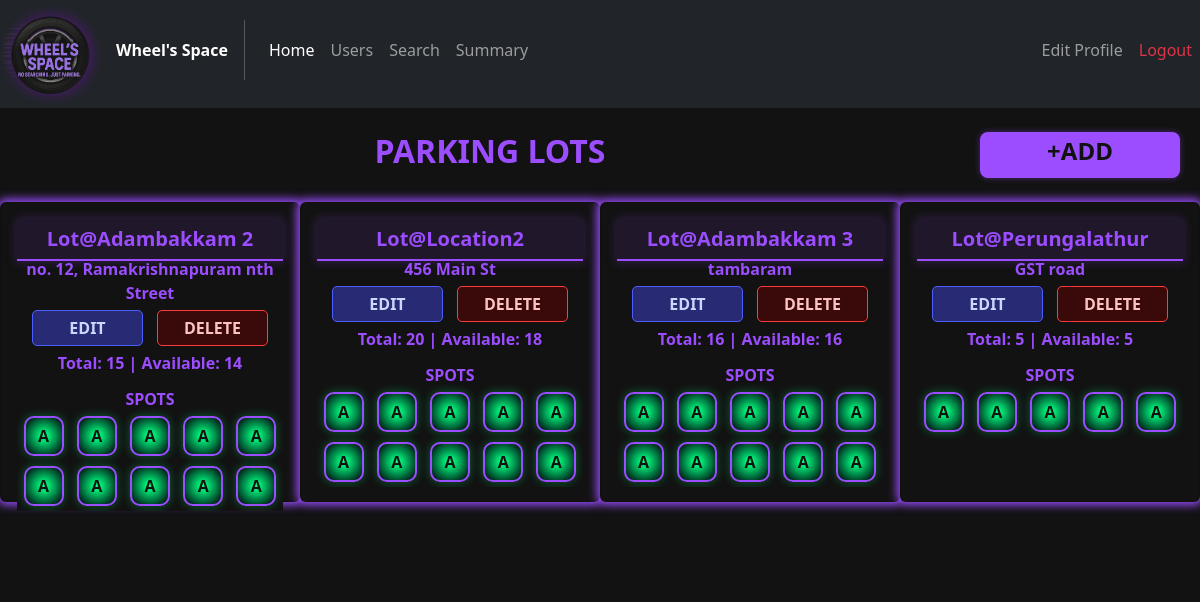
Page /adminhome (signed in) on the committed database.
### models/Lots.py (models this page shows)
class Lots(db.Model):
    __tablename__ = "Lots"
    lot_id   = db.Column(db.Integer, primary_key=True)
    location = db.Column(db.String(30), unique = True, nullable=False)
    price    = db.Column(db.Numeric(10, 2), nullable=False)
    address  = db.Column(db.String(100), nullable = False)
    pincode  = db.Column(db.Integer, nullable=False)
    max_spots= db.Column(db.Integer, nullable=False)
    spots    = db.relationship("Spots",back_populates = "lot")

### models/Spots.py (models this page shows)
class Spots(db.Model):
    __tablename__ = "Spots"
    spot_id = db.Column(db.Integer, primary_key = True)
    lot_id = db.Column(db.Integer, db.ForeignKey("Lots.lot_id"))
    status = db.Column(db.Enum(Status),nullable=False, default = Status.A)
    lot = db.relationship("Lots",back_populates = "spots")
    reservation = db.relationship("Reservations", back_populates = "spot")

### controllers/admin_routes.py (the view)
@admin_routes.route("/adminhome")
def adminhome():
    if session.get("role")!="ADMIN":
        return "INVALID PAGE REQUEST"
    lots_join_spots: list[Lots] = Lots.query.options(joinedload(Lots.spots)).all()
    return render_template("admin_login.html", all_lots=lots_join_spots)

### templates/admin_login.html (shortened to what this page needs)
<!DOCTYPE html>
<html lang="en">
<head>
    <link href="https://cdn.jsdelivr.net/npm/bootstrap@5.2.3/dist/css/bootstrap.min.css" rel="stylesheet"
>
    <link rel="stylesheet" href="../static/css/General_style.css">
    <link rel="stylesheet" href="../static/css/Admin_style.css">
</head>
<body>
    <nav class="navbar navbar-expand-lg navbar-dark bg-dark my-nav-bar">
        <div class="navbar-brand logo">
            <img src="{{ url_for('static', filename='images/logo.png' )}}" alt="LOGO" id="logo"
                class="img-fluid mb-5">
        </div>
        <span class="fw-bold text-white">Wheel's Space</span>
        <div class="collapse navbar-collapse" id="navbarelements">
            <ul class="navbar-nav me-auto">
                <li class="nav-item">
                    <a href="#" class="nav-link my-nav-link active">Home</a>
                </li>
                <li class="nav-item">
                    <a href="{{url_for('admin_routes.adminusers')}}" class="nav-link my-nav-link">Users</a>
                </li>
                <li class="nav-item">
                    <a href="{{url_for('admin_routes.adminsearch')}}" class="nav-link my-nav-link">Search</a>
                </li>
                <li class="nav-item">
                    <a href="{{url_for('admin_routes.adminsummary')}}" class="nav-link my-nav-link">Summary</a>
                </li>
            </ul>
            <ul class="navbar-nav">
                <li class="nav-item">
                    <a href="{{url_for('admin_routes.adminedit')}}" class="nav-link my-nav-link">Edit Profile</a>
                </li>
                <li class="nav-item">
                    <a href="{{url_for('auth_rbac.logout')}}" class="nav-link my-nav-link text-danger">Logout</a>
                </li>
            </ul>
        </div>
    </nav>
    <div class="container-fluid py-4 admin-page-box">
        <div class="row justify-content-center mb-4">
            <div class="col me-auto admin-text h2">PARKING LOTS</div>
            <a href="{{url_for('admin_routes.addlot')}}" class="add-lot ms-auto btn col-4">
                +ADD</a>
        </div>
        <div class="row mb-5 justify-content-center g-4 admin-row">
            {% for lot in all_lots %}
            <div class="col-12 col-md-6 col-xl-3 admin-column">
                <div class="card admin-card">
                    <div class="card-body">
                        <h5 class="card-header">Lot@{{lot.location}}</h5>
                        <p class="card-subtitle">{{lot.address}}</p>
                        <a href="{{url_for('admin_routes.editlot', lot_id=lot.lot_id)}}"
                            class="admin-button edit-btn col-5">EDIT</a>
                        <a href="{{url_for('admin_routes.deletelot', lot_id=lot.lot_id)}}"
                            class="admin-button del-btn col-5">DELETE</a>
                        <p class="card-text">Total: {{lot.max_spots}} | Available: {{lot.spots |
                            selectattr("status.value","equalto","Available") | list | length}}</p>
                        <div class="container admin-lot-table">
                            <div class="row">
                                <p class="card-subtitle">SPOTS</p>
                            </div>
                            {% for spot_batch in lot.spots | batch(5) %}
                            <div class="row">
                                {% for spot in spot_batch %}
                                <a href="{{url_for('admin_routes.viewspot', spot_id=spot.spot_id)}}"
                                    class="col admin-lot-button {{'admin-lot-green' if spot.status.value == 'Available' else 'admin-lot-red'}}">
                                    {{"A" if spot.status.value == 'Available' else "O"}}
                                </a>
                                {% endfor %}
                            </div>
                            {%endfor%}
                        </div>
                    </div>
                </div>
            </div>
            {%endfor%}
        </div>
    </div>
</body>
</html>

### static/css/General_style.css (style rules this page uses)
body { background-color: #121212; }
.logo { max-width: 100px; max-height: 100px; }
.my-nav-bar { padding-top: 0px; }
.my-nav-link { padding: 10px; }
.edit-btn { background-color: #282b73; color: #cbd7ff; border: 1px solid #4b5fff; }
.del-btn { background-color: #3a0a0a; color: #ffc2c2; border: 1px solid #ff3b3b; }

### static/css/Admin_style.css (style rules this page uses)
.admin-row { background-color: #121212; }
.admin-page-box { background-color: #121212; align-content: center; }
.admin-column { display: flex; background-color: #121212; justify-content: center; }
.admin-card { min-width: 300px; background-color: #121212; box-shadow: 0px 0px 10px 3px #9b4dff; height: 300px; z-index: 10; }
.admin-card h5 { text-align: center; border-bottom: 2px solid #9b4dff; font-weight: bold; color: #9b4dff; background-color: rgba(155, 77, 255, 0.1); box-shadow: 0px 0px 10px 2px rgba(155, 77, 255,0.2); }
.admin-card .card-body { text-align: center; }
.admin-button { display: inline-block; text-decoration: none; font-weight: bold; padding: 5px 20px; margin: 5px; border-radius: 5px; transition: 0.2s all linear; text-align: center; cursor: pointer; }
.admin-card p { color: #9b4dff; font-weight: bold; }
.add-lot { background-color: #9b4dff; color: #121212; font-weight: bold; font-size: 1.5em; max-width: 200px; margin: 0px 20px; padding: 0px; border-radius: 8px; transition: all 0.3s ease-in-out; box-shadow: 0 0 6px #9b4dff66; }
.admin-lot-table { background-color: #121212; height: 120px; overflow-y: scroll; }
.admin-lot-button { border: 1px solid #121212; height: 40px; max-width: 40px; margin: 5px auto; border-radius: 10px; align-content: center; color: #121212; text-decoration: none; display: inline-block; font-weight: bold; border: 2px solid #9b4dff; transition: all 0.3s ease-in-out; }
.admin-lot-green { background: radial-gradient(#00ff7f 10%, #003322 80%, #121212 100%); box-shadow: 0 0 10px #00ff7f55; }
.admin-text { color: #9b4dff; font-weight: bold; text-align: center; }

### rows in the picture
Lots: location "Adambakkam 2", address "no. 12, Ramakrishnapuram nth Street", max_spots "15", spots|selectattr "14"
Spots: status "A"
Spots: status "A"
Spots: status "A"
Spots: status "A"
Spots: status "A"
Spots: status "A"
Spots: status "A"
Spots: status "A"
Spots: status "A"
Spots: status "A"
Lots: location "Location2", address "456 Main St", max_spots "20", spots|selectattr "18"
Spots: status "A"
Spots: status "A"
Spots: status "A"
Spots: status "A"
Spots: status "A"
Spots: status "A"
Spots: status "A"
Spots: status "A"
Spots: status "A"
Spots: status "A"
Lots: location "Adambakkam 3", address "tambaram", max_spots "16", spots|selectattr "16"
Spots: status "A"
Spots: status "A"
Spots: status "A"
Spots: status "A"
Spots: status "A"
Spots: status "A"
Spots: status "A"
Spots: status "A"
Spots: status "A"
Spots: status "A"
Lots: location "Perungalathur", address "GST road", max_spots "5", spots|selectattr "5"
Spots: status "A"
Spots: status "A"
Spots: status "A"
Spots: status "A"
Spots: status "A"
